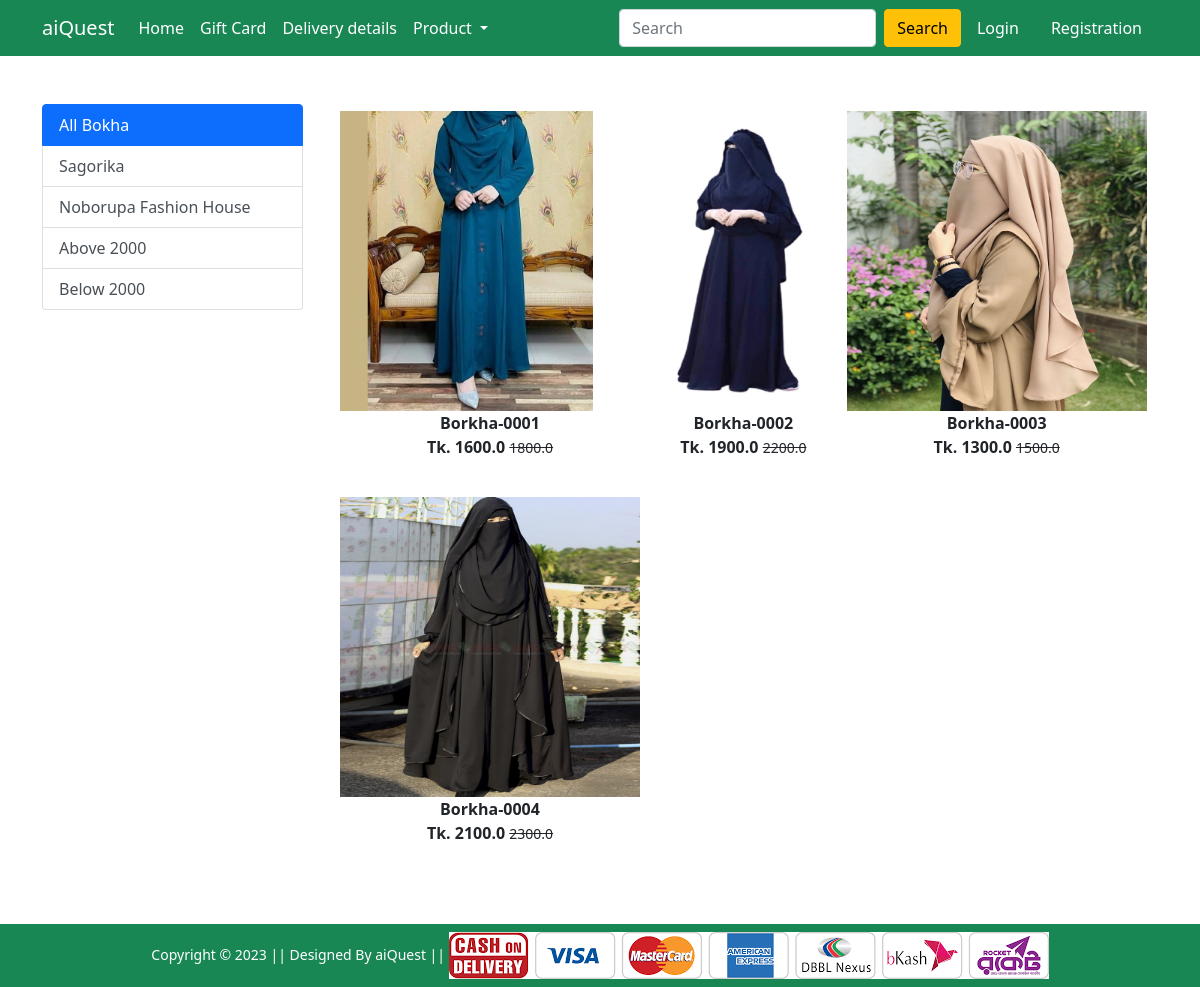
The app's page /borkha/ with its own data.
### Shop/models.py (models this page shows, shortened)
class Product(models.Model):
    title = models.CharField(max_length=100)
    selling_price = models.FloatField()
    discounted_price = models.FloatField()
    description = models.TextField()
    brand = models.CharField(max_length=100)
    category = models.CharField(choices= CATEGORY_CHOICES, max_length=2)
    product_image = models.ImageField(upload_to='productImg')

### Shop/views.py (the view)
# urls.py: path('borkha/', views.borkha, name='borkha'),
def borkha(request, data=None):
   if data == None:
      borka = Product.objects.filter(category ='BK')
   elif data == 'Sagorika' or data =='Noborupa_Fashion_House':
      borka =Product.objects.filter(category ='BK').filter(brand=data)
   elif data == 'below':
      borka =Product.objects.filter(category ='BK').filter(discounted_price__lt= 2000)
   elif data == 'above':
      borka =Product.objects.filter(category ='BK').filter(discounted_price__gt= 2000)
   return render(request, 'Shop/borkha.html', {'borka':borka})

### Shop/templates/Shop/borkha.html (shortened to what this page needs)
{% extends 'Shop/base.html' %}
{% load static %}
{% block main-content %}
<div class="container my-5">
    <div class="row">
        <div class="col-sm-3">
            <div class="list-group">
                <a href="{% url 'borkha' %}" class="list-group-item list-group-item-action active" aria-current="true">
                    All Bokha
                </a>
                <a href="{% url 'borkhaitem' 'Sagorika' %}" class="list-group-item list-group-item-action">Sagorika</a>
                <a href="{% url 'borkhaitem' 'Noborupa_Fashion_House' %}" class="list-group-item list-group-item-action">Noborupa Fashion House</a>
                <a href="{% url 'borkhaitem' 'above' %}" class="list-group-item list-group-item-action">Above 2000</a>
                <a href="{% url 'borkhaitem' 'below' %}" class="list-group-item list-group-item-action">Below 2000</a>
            </div>
        </div>
        <div class="col-sm-8">
            <div class="row">
                {% for product in borka %}
                <div class="col-sm-4 text-center mb-4">
                    <a href="{% url 'product-detail' product.id %}" class="btn">
                        <div class="item">
                            <img src="{{product.product_image.url}}" alt="" height="300" class="">
                            <div class="fw-bold">{{product.title}}</div>
                            <div class="fw-bold">Tk. {{product.discounted_price}} <small
                                    class="fw-light text-decoration-line-through">{{product.selling_price}}</small>
                            </div>
                        </div>
                    </a>
                </div>
                {% endfor %}
            </div>
        </div>
    </div>
</div>
{% endblock main-content %}

### records on screen
Product: product_image (picture), title "Borkha-0001", discounted_price "1600.0", selling_price "1800.0"
Product: product_image (picture), title "Borkha-0002", discounted_price "1900.0", selling_price "2200.0"
Product: product_image (picture), title "Borkha-0003", discounted_price "1300.0", selling_price "1500.0"
Product: product_image (picture), title "Borkha-0004", discounted_price "2100.0", selling_price "2300.0"
